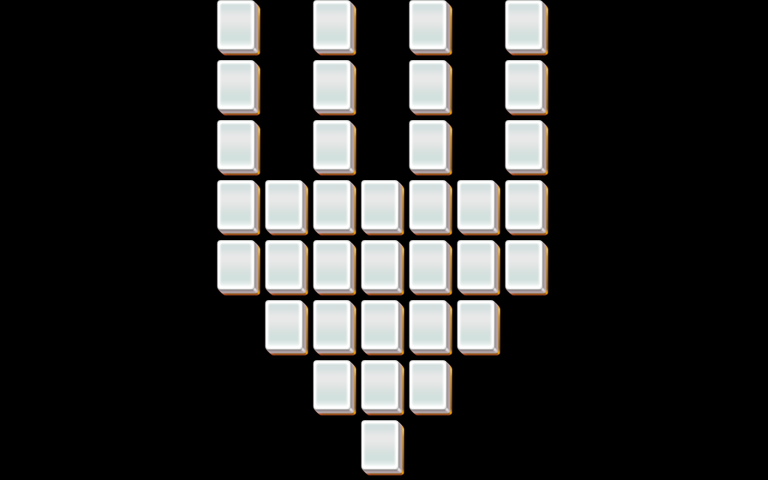

The image is a tile-based game level rendered from a .tmx file. Its description and source (layers, tilesets, objects; grid data summarised) follow:
An orthogonal 32x16 tile map with 24x30 px tiles, 5 tile layers (layer1, layer2, layer3, layer4, ...).

<map version="1.0" orientation="orthogonal" width="32" height="16" tilewidth="24" tileheight="30">
 <properties>
  <property name="species" value="20" />
 </properties>
 <tileset firstgid="1" name="mahjong" tilewidth="48" tileheight="60">
  <image source="mahjong.png" width="48" height="60" />
 </tileset>
 <layer name="layer1" width="32" height="16">
  <data>[512 cells, 35 non-empty, 1 distinct tile ids]</data>
 </layer>
 <layer name="layer2" width="32" height="16">
  <data>[512 cells, 35 non-empty, 1 distinct tile ids]</data>
 </layer>
 <layer name="layer3" width="32" height="16">
  <data>[512 cells, 31 non-empty, 1 distinct tile ids]</data>
 </layer>
 <layer name="layer4" width="32" height="16">
  <data>[512 cells, 15 non-empty, 1 distinct tile ids]</data>
 </layer>
 <layer name="layer5" width="32" height="16">
  <data>[512 cells, 0 non-empty, 0 distinct tile ids]</data>
 </layer>
</map>
